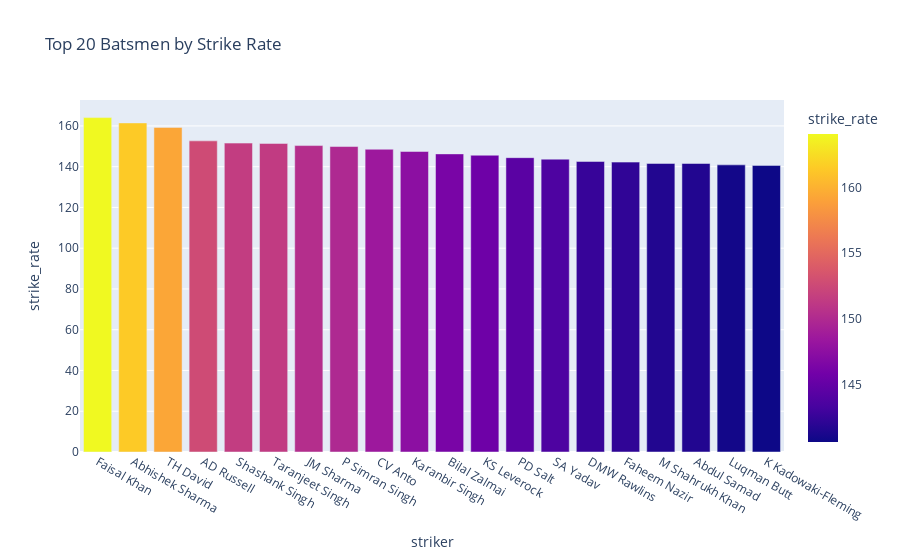

The notebook cell saved with this chart:
### Code cell
query1 = """
SELECT striker, 
       SUM(runs_batter) * 100.0 / COUNT(*) AS strike_rate,
       COUNT(*) AS balls
FROM deliveries
GROUP BY striker
HAVING balls >= 500
ORDER BY strike_rate DESC
LIMIT 20;
"""
df = pd.read_sql(query1, engine)

# Matplotlib
plt.figure(figsize=(12,6))
plt.bar(df['striker'], df['strike_rate'])
plt.xticks(rotation=75)
plt.ylabel("Strike Rate")
plt.title("Top 20 Batsmen by Strike Rate (min 500 balls)")
plt.show()

# Seaborn
plt.figure(figsize=(12,6))
sns.barplot(data=df, x="striker", y="strike_rate", palette="viridis")
plt.xticks(rotation=75)
plt.title("Top 20 Batsmen by Strike Rate")
plt.show()

# Plotly
px.bar(df, x="striker", y="strike_rate", title="Top 20 Batsmen by Strike Rate", 
       hover_data=["balls"], color="strike_rate")

### Figure 1 — Plotly figure (JSON) as saved in the notebook; plotly's stock layout.template omitted (floating-point values rounded to 4 significant figures)
{"data": [{"alignmentgroup": "True", "customdata": [[941], [1456], [1395], [3146], [510], [782], [705], [904], [515], [748], [577], [502], [2233], [5313], [733], [535], [517], [575], [609], [1024]], "hovertemplate": "striker=%{x}<br>strike_rate=%{marker.color}<br>balls=%{customdata[0]}<extra></extra>", "legendgroup": "", "marker": {"color": [164.1, 161.5, 159.3, 152.7, 151.6, 151.4, 150.4, 149.9, 148.5, 147.5, 146.3, 145.6, 144.4, 143.7, 142.6, 142.2, 141.6, 141.6, 140.9, 140.6], "coloraxis": "coloraxis", "pattern": {"shape": ""}}, "name": "", "offsetgroup": "", "orientation": "v", "showlegend": false, "textposition": "auto", "type": "bar", "x": ["Faisal Khan", "Abhishek Sharma", "TH David", "AD Russell", "Shashank Singh", "Taranjeet Singh", "JM Sharma", "P Simran Singh", "CV Anto", "Karanbir Singh", "Bilal Zalmai", "KS Leverock", "PD Salt", "SA Yadav", "DMW Rawlins", "Faheem Nazir", "M Shahrukh Khan", "Abdul Samad", "Luqman Butt", "K Kadowaki-Fleming"], "xaxis": "x", "y": [164.1, 161.5, 159.3, 152.7, 151.6, 151.4, 150.4, 149.9, 148.5, 147.5, 146.3, 145.6, 144.4, 143.7, 142.6, 142.2, 141.6, 141.6, 140.9, 140.6], "yaxis": "y"}], "layout": {"autosize": true, "barmode": "relative", "coloraxis": {"colorbar": {"title": {"text": "strike_rate"}}, "colorscale": [[0, "#0d0887"], [0.1111, "#46039f"], [0.2222, "#7201a8"], [0.3333, "#9c179e"], [0.4444, "#bd3786"], [0.5556, "#d8576b"], [0.6667, "#ed7953"], [0.7778, "#fb9f3a"], [0.8889, "#fdca26"], [1, "#f0f921"]]}, "legend": {"tracegroupgap": 0}, "title": {"text": "Top 20 Batsmen by Strike Rate"}, "xaxis": {"anchor": "y", "autorange": true, "domain": [0, 1], "range": [-0.5, 19.5], "title": {"text": "striker"}, "type": "category"}, "yaxis": {"anchor": "x", "autorange": true, "domain": [0, 1], "range": [0, 172.7], "title": {"text": "strike_rate"}, "type": "linear"}}}
